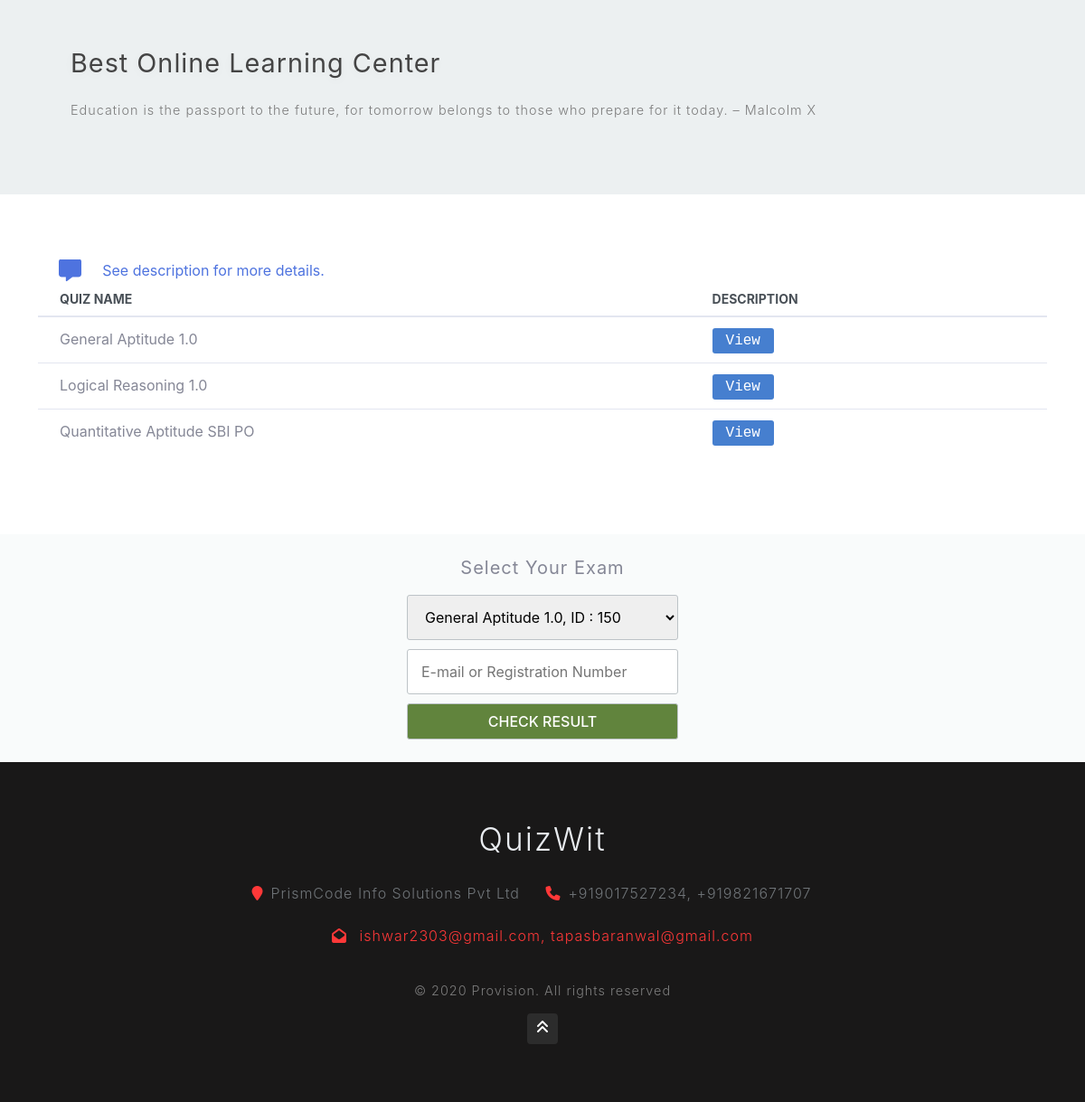
Before: / (lower part) with the older database file.
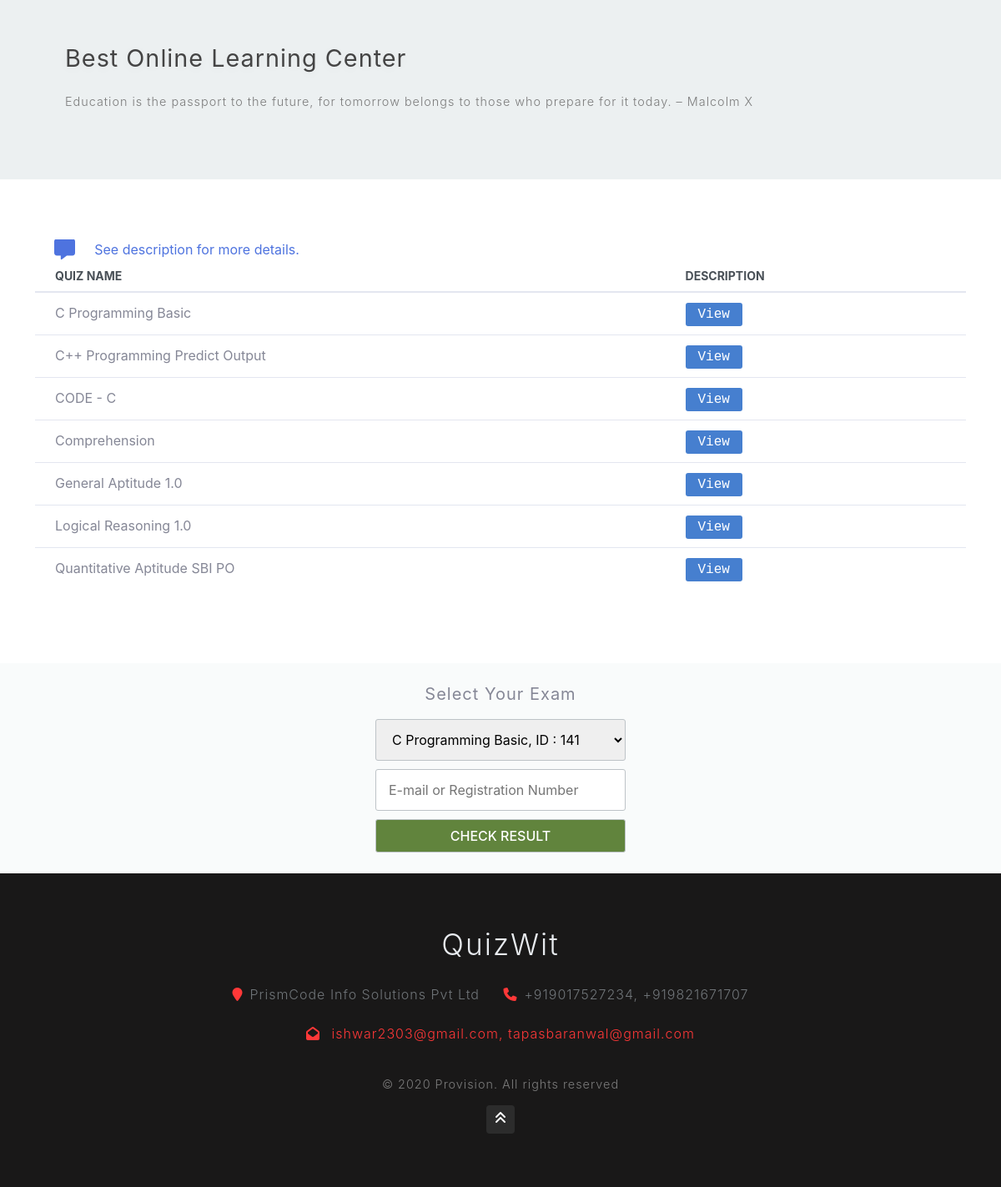
After: the same page with the newer database file.
### tables this page shows
CREATE TABLE `quizes` (
  `quiz_id` int(11) NOT NULL,
  `quiz_name` varchar(50) NOT NULL,
  `difficulty_level` char(30) NOT NULL,
  `description` varchar(1000) NOT NULL,
  `number_of_questions` int(11) NOT NULL,
  `is_active` int(11) NOT NULL,
  `active_timing` bigint(20) NOT NULL,
  `inactive_timing` bigint(20) NOT NULL,
  `Exam_key` varchar(30) NOT NULL,
  `key_access` tinyint(4) NOT NULL,
  `show_evaluation` tinyint(4) NOT NULL,
  `shuffle` tinyint(4) NOT NULL,
  `time_duration` int(11) NOT NULL,
  `marks_per_question` int(11) NOT NULL,
  `negative_marking` double NOT NULL,
  `passing_percentage` int(11) NOT NULL,
  `admin_email_id` int(11) NOT NULL,
  `time_stamp` varchar(100) NOT NULL
);

### index.php (the view, shortened to what the changed rows need)
<?php
  require_once('connection.php');
?>
<!DOCTYPE html>
<html lang="zxx">
<head>
    <link href="css/bootstrap.css" type="text/css" rel="stylesheet" media="all">
    <link href="css/style.css" type="text/css" rel="stylesheet" media="all">
    <link rel="stylesheet" type="text/css" href="css/dashboard.css">
    <link rel="stylesheet" type="text/css" href="css/sb-admin-2.css">
    <link rel="stylesheet" href="css/custom/index.css">
    <link href="vendor/fontawesome-free/css/all.min.css" rel="stylesheet" type="text/css">
</head>
<body>
    <section class="banner-bottom py-5" id="about">
        <div style="position: relative;" class="container py-md-4">
            <div class="row banner-grids">
               <div   class="table-responsive">
              <?php
                $sql = "SELECT * FROM quizes WHERE is_active='1' ORDER BY quiz_name";
                $result = mysqli_query($conn,$sql);
                if($result->num_rows>0){
                       ?>
              <table class="table card-table table-vcenter text-nowrap">
                <thead>
                  <tr>
                       <th style="font-weight:bold;">Quiz Name</th>
                       <th style="font-weight:bold;">Description</th>
                   </tr>
                </thead>
                <tbody>
                       <?php
                       while($row = $result->fetch_assoc())
                       {
                       	$sql = "SELECT * FROM question_bank WHERE quiz_id = '$row[quiz_id]'";
                       	$result1 = mysqli_query($conn,$sql);
                       	if($result1->num_rows>0)
                       		{
		                        ?>
		                             <tr>
		                                 <td><?php echo $row['quiz_name'];?></td>
		                                 <td style="color:#3498db;">
                                        <span class="view-description-popup" style="cursor:pointer;padding-left: 15px;">View</span>
                                      </td>
		                             </tr>
		                        <?php
		                    }
		                }
                   ?>
                </tbody>
              </table>
              <?php
            }
            ?>
            </div>
            </div>
        </div>
    </section>
    <?php
      $sql = "SELECT * FROM quizes WHERE show_evaluation='1' ORDER BY quiz_name";
      $result = mysqli_query($conn,$sql);
      $num = $result->num_rows;
      if($num>0){
    ?>
    <div class="result-container">
	  <h5>Select Your Exam</h5>
      <div class="select-exam-for-result">
        <select id="test" name='test_selected'>
         <?php
               while($row = $result->fetch_assoc())
               {
                      echo "<option value ='$row[quiz_id]'>$row[quiz_name], ID :  $row[quiz_id]</option>";
               }
         ?>
         </select>
      </div>
      <div class="email-or-reg-for-result">
        <input oninput="var str = this.value; this.value=str.toUpperCase();" id="regNo-or-email" type="text" placeholder="E-mail or Registration Number" required>
      </div>
      <div>
        <button id="check-result-btn">CHECK RESULT</button>
      </div>
    </div>
    <?php
    }
    else{
      ?>
        <div class="no-results" style="color : #cd201f;font-weight:400;">
          <label><i class="fas fa-exclamation-circle"></i>  Currently no results are open!</label>
        </div>
      <?php
    }
    ?>
    <footer class="footer-content text-center py-5">
        <div class="container py-md-3">
            <h2 class="logo2 text-center">
                <a href="#">
                    QuizWit
                </a>
            </h2>
        </div>
    </footer>
</body>
</html>

Changed rows visible on the page:
now on this page (row edited): quizes: quiz_name "C Programming Basic"
added quizes: quiz_name "C++ Programming Predict Output"
now on this page (row edited): quizes: quiz_name "CODE - C"
now on this page (row edited): quizes: quiz_name "Comprehension"
Other visible differences:
form field test_selected: "General Aptitude 1.0, ID : 150" → "C Programming Basic, ID : 141"
